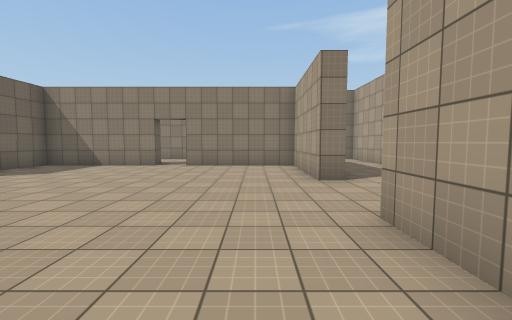
view 1 (above)

14 first-person views from a walk through a scene from a Unity 3-D project. The camera is 1.5 m above the floor, tilts 4° down and sees 90° across. The floor is counted in squares, 2 m on a side. Each view is taken from the middle of a square. On the plan, view 1 faces up. The plan holds only what a view shows up to about 9 squares ahead; the rest is blank. Surface patterns are stand-ins for the level's own textures.

view 2
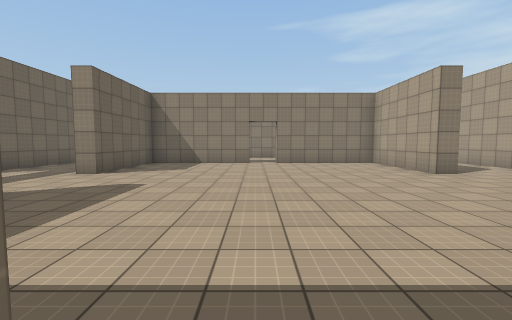

view 3
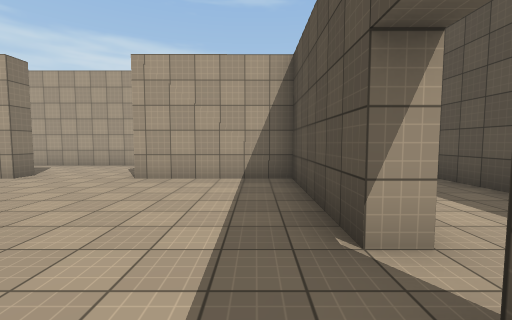

view 4
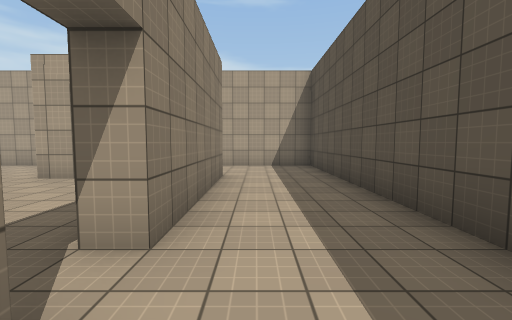

view 5
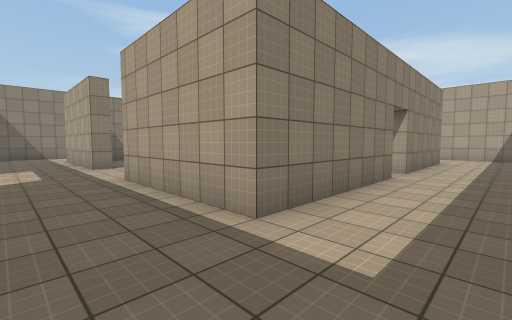

view 6
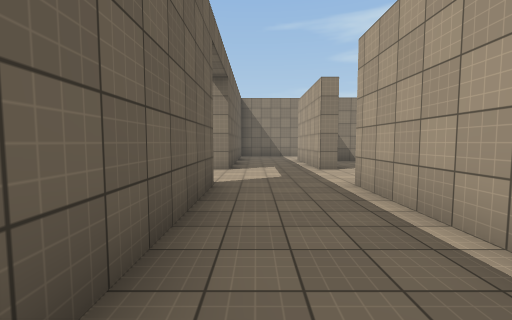

view 7
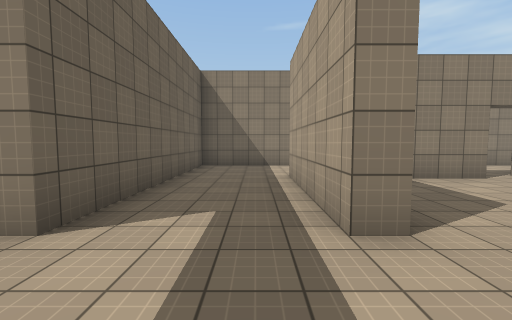

view 8
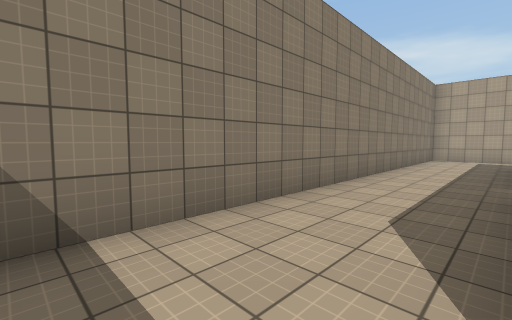

view 9
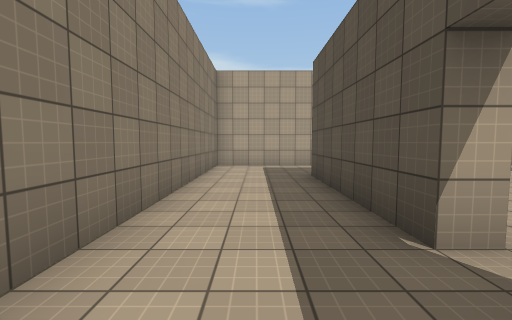

view 10
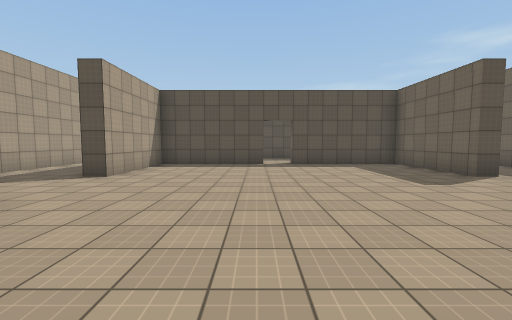

view 11
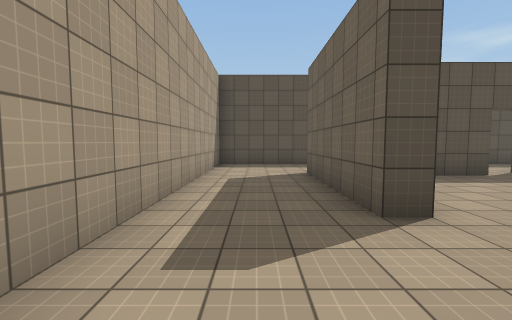

view 12
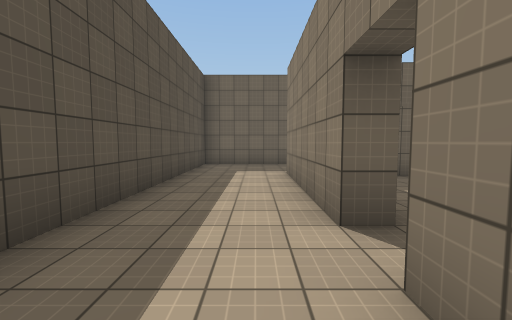

view 13
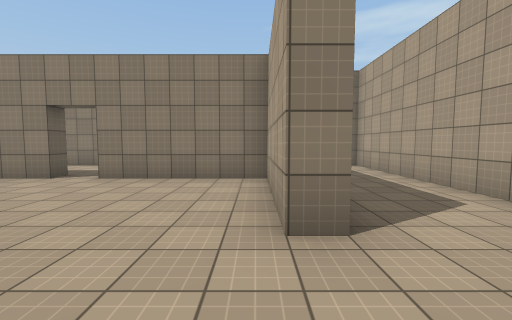

view 14
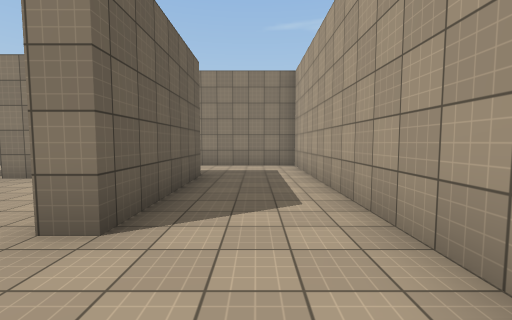

### Floor plan
Points are (right, up) in squares from view 1. A wall is a line through its corners. A room is listed if a view was taken in it or the views show most of it. See-through windows are left out.
Room 1 (views 1, 2, 3, 4, 5, 6, 7, 8, 9, 10, 11, 12, 13, 14)
walls: (-6.8, 2.5) (-6.8, -0.8) (-3.2, -0.8) (-3.2, -1.3) (-7.2, -1.3) (-7.2, 2.5) (-6.8, 2.5); (-2.2, 8.2) (-2.2, 8.7) (1.8, 8.7) (1.8, 5) (1.2, 5) (1.2, 8.2) (-2.2, 8.2); (1.2, 2.5) (1.8, 2.5) (1.8, -1.3) (-2.2, -1.3) (-2.2, -0.8) (1.2, -0.8) (1.2, 2.5); (-3.2, 8.8) (-3.2, 8.2) (-6.8, 8.2) (-6.8, 5) (-7.2, 5) (-7.2, 8.8); (-9.7, 2.5) (-9.7, -3.8) (4.3, -3.8) (4.3, 11.2) (-9.7, 11.2) (-9.7, 5) (-10.2, 5)

Positions as (right, up) in squares from view 1, and headings:
1: (0, 0), facing up
2: (-3, -1), facing up
3: (-4, 0), facing right
4: (-4, -2), facing right
5: (-9, -3), facing up-right
6: (-9, -2), facing up
7: (-8, 3), facing up
8: (-8, 9), facing up-right
9: (-4, 10), facing right
10: (-2, 8), facing down
11: (3, 5), facing down
12: (-1, -2), facing left
13: (1, 3), facing up
14: (3, 3), facing up
